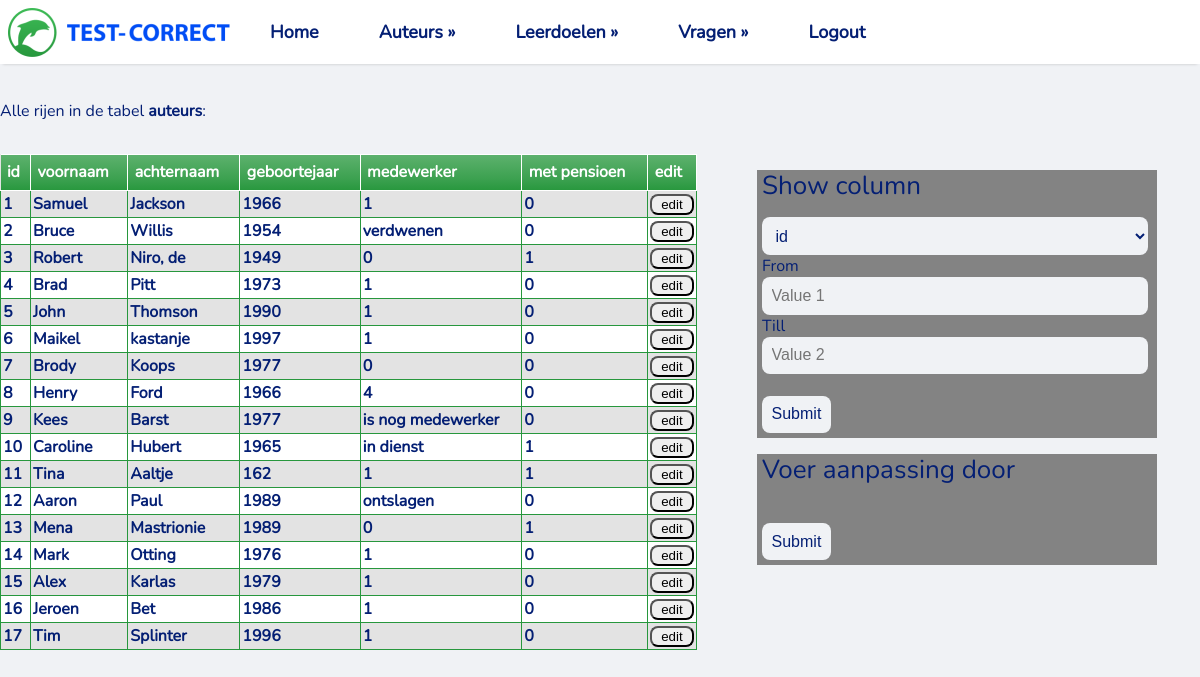
/table_details/auteurs, run on the app's committed database.
### tables this page shows
CREATE TABLE `auteurs` (
  `id` integer NOT NULL
,  `voornaam` varchar(80) NOT NULL
,  `achternaam` varchar(80) NOT NULL
,  `geboortejaar` integer DEFAULT NULL
,  `medewerker` varchar(250) NOT NULL
,  `met pensioen` integer NOT NULL
);

### app.py (the view)
@app.route("/table_details/<table_name>")
def table_content(table_name=None):
    tables = dbm.get_table_list()
    if not table_name:
        return "Missing table name", 400  # HTTP 400 = Bad Request
    else:
        rows, column_names = dbm.get_table_content(table_name)
        return render_template(
            "table_details.html", rows=rows, columns=column_names, table_name=table_name, table_list=tables)

### lib/tablemodel.py (called while the page is built)
    def get_table_list(self):
        cursor = sqlite3.connect(self.database_file).cursor()
        cursor.execute("SELECT name FROM sqlite_master WHERE type='table'")
        tables = [table[0] for table in cursor.fetchall()]
        return tables

    def get_table_content(self, table_name):
        cursor = sqlite3.connect(self.database_file).cursor()
        cursor.execute(f"SELECT * FROM {table_name}")
        table_headers = [column_name[0] for column_name in cursor.description]
        table_content = cursor.fetchall()
        return table_content, table_headers

### templates/table_details.html (shortened to what this page needs)
<!DOCTYPE html>
<html lang="en">
<head>
    <link rel="stylesheet" href="../static/basic.css" type="text/css">
</head>
<body>
{% include "/navbar.html" %}
<div>
    <p>Alle rijen in de tabel <b>{{ table_name }}</b>:</p>
    <div class="grid-container">
        <div class="grid-item2">
            <div class="select-filter">
                <p>
                <h2>Show column</h2></p>
                <form action="/table_details/{{ table_name }}/filtered" METHOD="POST">
                    <div class="box">
                        <select class="input_select" name="Value_1">
                            {% for column_name in columns %}
                                <option id="column" name="Value_1">{{ column_name }}</option>
                            {% endfor %}
                        </select>
                    </div>
                    <div>
                        <label for="fname">From</label><br>
                        <input class="input_select" type="text" name="Value_2" placeholder="Value 1" value=""><br>
                        <label for="lname">Till</label><br>
                        <input class="input_select" type="text" name="Value_3" placeholder="Value 2" value=""><br><br>
                        <input type="submit" value="Submit">
                    </div>
                </form>
            </div>
            <div class="select-filter">
                <p>
                <h2>Voer aanpassing door</h2></p>
                <form action="/table_details/{{ table_name }}/update" METHOD="POST">
                        <br>
                        <input onclick="return confirm('Are you sure?') " type="submit" value="Submit">
                </form>
            </div>
        </div>
        <div class="grid-item1">
            <table>
                <thead>
                <tr>
                    {% for column in columns %}
                        <th>{{ column }}</th>
                    {% endfor %}
                    <th>edit</th>
                </tr>
                </thead>
                <tbody>
                {% for row in rows %}
                    <tr class="active-row">
                        {% for field in row %}
                            <td>{{ field }}</td>
                        {% endfor %}
                        <td>
                            <form action="/table_details/{{ table_name }}" METHOD="POST">
                                <div>
                                    <button class="input_select" type="submit" name="rowid" value="{{ row[0] }}"
                                            onclick="return confirm('Edit row with ID number {{ row[0] }}')">edit
                                    </button>
                                </div>
                            </form>
                    </tr>
                {% endfor %}
                </tbody>
            </table>
        </div>
    </div>
</div>
</body>
</html>

### static/basic.css (style rules this page uses)
* { box-sizing: border-box }
:root { --sans: 1em/1.6 system-ui, -apple-system, BlinkMacSystemFont, Segoe UI, Roboto, Oxygen, Ubuntu, Cantarell, Droid Sans, Helvetica Neue, Fira Sans, sans-serif; --mono: SFMono-Regular, Consolas, 'Liberation Mono', Menlo, Courier, 'Courier New', monospace; --font-nunito: url("../static/fonts/Nunito-Regular.ttf"); --c1: #ffffff; --c2: #f0f2f5; --c3: #f0f2f5; --c4: #041f74; --c5:#000; --c6: #000000; --m1: 8px; --rc: 8px; }
html { -ms-text-size-adjust: 100%; -webkit-text-size-adjust: 100%; }
body { margin: 100px 0 0; font-family: 'Nunito', serif; font-weight: 400; font-style: normal; text-rendering: optimizeLegibility; -webkit-font-smoothing: antialiased; background-color: var(--c3); color: var(--c4); }
table { border: 0px solid #27973D;background-color: #e3e3e3;width: 100% ;text-align: left; }
table td, table.purpleHorizon th { border: 1px solid #27973d;padding: 2px 2px; }
table tbody td { font-size: 16px;font-weight: bold;color: #041f74; }
table tr:nth-child(even) { background: #ffffff; }
table thead { background: #27973D;background: -moz-linear-gradient(top, #5db16d 0%, #3ca150 66%, #27973D 100%); background: -webkit-linear-gradient(top, #5db16d 0%, #3ca150 66%, #27973D 100%); background: linear-gradient(to bottom, #5db16d 0%, #3ca150 66%, #27973D 100%);border-bottom: 0px solid #270096; }
table thead th { font-size: 16px;font-weight: bold;color: #FFFFFF;text-align: left;border-left: 0px solid #041f74; }
table thead th:first-child { border-left: none; }
.grid-item1 { grid-area: Tabel; }
.grid-item2 { grid-area: SelectForm; width: 400px; height:400px ;margin-top: 16px; margin-left: 60px; text-align: left; }
.grid-container { display: grid; grid-template-areas: 'Tabel Tabel Tabel Tabel SelectForm SelectForm' 'Tabel Tabel Tabel Tabel SelectForm SelectForm'; }
.select-filter { width:100% ; height:auto; background-color: #838383; text-align: left; padding-left: 5px; padding-right: 5px; padding-bottom: 5px; }
.input_select { width: 99%; }
h1,h2,h3,h4,h5,h6 { margin: 0.6em 0; font-weight: normal }
h2 { font-size: 1.625em; line-height: 1.2 }
table { border-collapse: collapse; border-spacing: 0; margin:1em 0 }
th, td { text-align: left; vertical-align: top; border: 1px solid; padding: 0.4em }
thead,tfoot { background: var(--c2) }
pre,code,input,select,textarea,button,img { border-radius: var(--rc) }
input, select, textarea { font-size: 1em; color:var(--c4); background: var(--c2); border: 0; padding: 0.6em }

### data on the page
auteurs: row "1" "1" "0", voornaam "Samuel", achternaam "Jackson", geboortejaar "1966"
auteurs: row "2" "0", voornaam "Bruce", achternaam "Willis", geboortejaar "1954", medewerker "verdwenen"
auteurs: row "3" "0" "1", voornaam "Robert", achternaam "Niro, de", geboortejaar "1949"
auteurs: row "4" "1" "0", voornaam "Brad", achternaam "Pitt", geboortejaar "1973"
auteurs: row "5" "1" "0", voornaam "John", achternaam "Thomson", geboortejaar "1990"
auteurs: row "6" "1" "0", voornaam "Maikel", achternaam "kastanje", geboortejaar "1997"
auteurs: row "7" "0" "0", voornaam "Brody", achternaam "Koops", geboortejaar "1977"
auteurs: row "8" "4" "0", voornaam "Henry", achternaam "Ford", geboortejaar "1966"
auteurs: row "9" "0", voornaam "Kees", achternaam "Barst", geboortejaar "1977", medewerker "is nog medewerker"
auteurs: row "10" "1", voornaam "Caroline", achternaam "Hubert", geboortejaar "1965", medewerker "in dienst"
auteurs: row "11" "162" "1" "1", voornaam "Tina", achternaam "Aaltje"
auteurs: row "12" "0", voornaam "Aaron", achternaam "Paul", geboortejaar "1989", medewerker "ontslagen"
auteurs: row "13" "0" "1", voornaam "Mena", achternaam "Mastrionie", geboortejaar "1989"
auteurs: row "14" "1" "0", voornaam "Mark", achternaam "Otting", geboortejaar "1976"
auteurs: row "15" "1" "0", voornaam "Alex", achternaam "Karlas", geboortejaar "1979"
auteurs: row "16" "1" "0", voornaam "Jeroen", achternaam "Bet", geboortejaar "1986"
auteurs: row "17" "1" "0", voornaam "Tim", achternaam "Splinter", geboortejaar "1996"

### other printed values
{{ table_name }} "auteurs"
{{ column }} "id" "voornaam" "achternaam" "geboortejaar" "medewerker" "met pensioen"
form field Value_1 "id"
